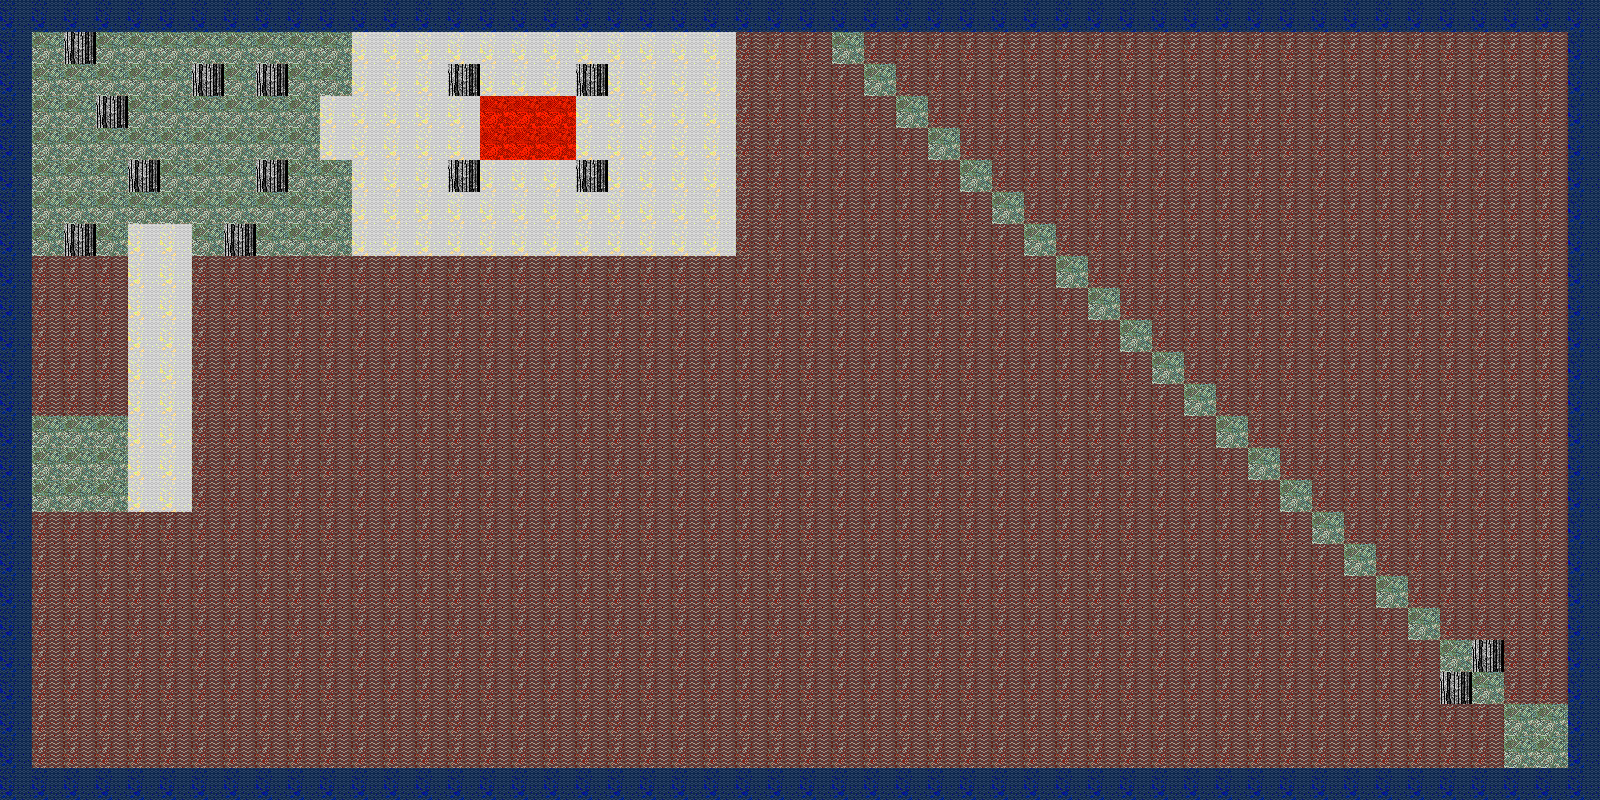

This is a level from a 2D game, rendered from its Tiled map with the project's own tilesets. A one-line summary and the map file follow, with tile-layer data summarised:
An orthogonal 50x25 tile map with 32x32 px tiles, 1 tile layer (Tile Layer 1).

<map version="1.4" tiledversion="1.4.1" orientation="orthogonal" renderorder="right-down" width="50" height="25" tilewidth="32" tileheight="32" infinite="0" nextlayerid="3" nextobjectid="1">
 <tileset firstgid="1" name="tileset-example" tilewidth="32" tileheight="32" tilecount="9" columns="3">
  <image source="../images/raw/baseTiles.png" trans="ff00ff" width="96" height="96" />
 </tileset>
 <layer id="1" name="Tile Layer 1" width="50" height="25">
  <data>[1250 cells, 1250 non-empty, 6 distinct tile ids]</data>
 </layer>
</map>